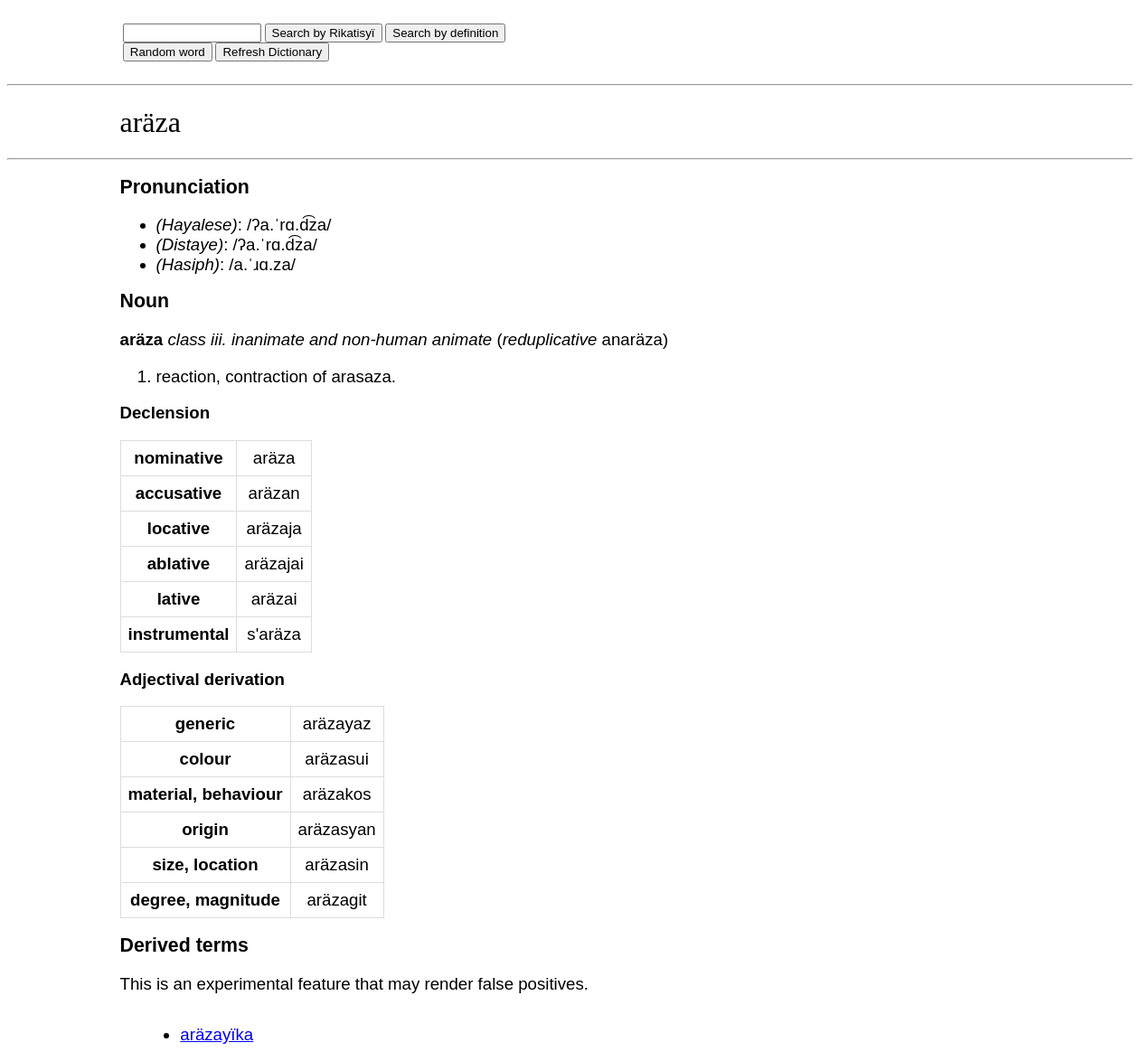
/wiki/aräza, run on the app's committed database.
### app/models.py (models this page shows, shortened)
class Dictionary(db.Model):
    __tablename__ = 'Dictionary'
    id: Mapped[int] = mapped_column(primary_key=True)
    word: so.Mapped[str] = so.mapped_column(sa.String(50), index=True)
    defin: so.Mapped[str] = so.mapped_column(sa.String(255), index=True)
    anim: so.Mapped[str] = so.mapped_column(sa.String(50), nullable=True)
    pos: so.Mapped[str] = so.mapped_column(sa.String(50), nullable=True)
    etym: so.Mapped[str] = so.mapped_column(sa.String(255), nullable=True)

### app/routes.py (the view, shortened to what this page needs)
@app.route("/wiki/")
@app.route("/wiki/<word>", methods=['GET', 'POST'])
def show_definition(word):
    form = searchWord()
    located = Dictionary.query.filter(Dictionary.word == word.strip().casefold()).all()
    retword = []
    for x in located:
        defin = x.defin.split("; ")
        print(defin)
        root = ""
        anim = ""
        neg = ""
        if x.anim:
            match x.anim:
                case "i.":
                    anim = "class i. human"
                case "ii.":
                    anim = "class ii. deitic"
                case "iii.":
                    anim = "class iii. inanimate and non-human animate"
        match neg[len(neg)-2:]:
            case "uu":
                neg = neg[:len(neg)-1] + "y"
            case "au":
                neg = neg[:len(neg) - 1] + "w/" + neg[:len(neg) - 2] + "uw" + neg[len(neg)-2]
        if "alt." in defin[0]:
            adef = defin[0].split(")")
            defin[0] = adef[1]
            alt = adef[0] + ")"
        else:
            alt = ""
        if ", from" in defin[len(defin)-1]:
            etym = "Derived from " + defin[len(defin)-1].split(", from")[len(defin[len(defin)-1].split(", from"))-1]
            defin[len(defin)-1] = defin[len(defin)-1].split(", from")[0]
        elif ", lit." in defin[len(defin)-1]:
            etym = "Derived from " + defin[len(defin) - 1].split(", lit.")[len(defin[len(defin)-1].split(", lit."))-1]
            defin[len(defin)-1] = defin[len(defin)-1].split(", lit.")[0]
        elif ", borrowed from" in defin[len(defin)-1]:
            etym = "Borrowed from " + defin[len(defin)-1].split(", borrowed from")[len(defin[len(defin)-1].split(", borrowed from"))-1]
            defin[len(defin)-1] = defin[len(defin)-1].split(", borrowed from")[0]
        elif ", root noun" in defin[len(defin)-1]:
            etym = "Derivation of root noun " + defin[len(defin)-1].split(", root noun")[len(defin[len(defin)-1].split(", root noun"))-1]
            defin[len(defin)-1] = defin[len(defin)-1].split(", root noun")[0]
        else:
            etym = ""
        retword.append(cs.definition(x.word.strip().casefold(),cs.genIPA(word),cs.genIPA_collo(cs.genIPA(word)),cs.genIPA_eng(cs.genIPA(word)),defin,anim,cs.posword(x.pos),etym,root,cs.getInf(x), alt, neg, cs.redup(x), cs.reflex(x.word)))
    if session.get('prev'):
        if session['prev']:
            form.word.data = session['prev']
    else:
        form.word.data = ""
    related = Dictionary.query.filter(Dictionary.word.icontains(word.strip().casefold()),Dictionary.word != word.strip().casefold()).order_by(collate(Dictionary.word, 'NOCASE')).all()
    return render_template('word.html', retword=retword, related=related, form=form)

### app/forms.py
class searchWord(FlaskForm):
    word = StringField('Search by word or definition:')
    submit = SubmitField('Search by Rikatisyï')
    defsubmit = SubmitField('Search by definition')
    random = SubmitField('Random word')
    refresh = SubmitField('Refresh Dictionary')

### app/scripts.py (called while the page is built, shortened)
def ipa(x):
    x = x.lower()
    x = x.replace("-","")
    for dia, mon in dia_b.items():
        x = x.replace(dia, mon)
    if (x[0] in vowels) is True:
        x = "ʔ" + x
    x = sylla(x)
    x = stress(x)
    for pref, fin in ipa_f.items():
        x = x.replace(pref, fin)
    return x

def sylla(x):
    if 1 <= len(x) <= 2:
        return x
    elif (x[0] in cons_b) and (x[1] in son_b):
        if x[1] == "y":
            x = x[:1] + "ʲ" + x[2:]
        elif x[1] == "u" and (x[2] in vowels):
            x = x[:1] + "ʷ" + x[2:]
    i = 1
    x = x + " "
    xlen = len(x)
    while i<=xlen-1:
        if (x[i] in vowels) and (x[i+1] in cons_b):
             if (x[i+2] in cons_b) and ((x[i+2] in son_b) is False):
                 x = x[:i+2] + "." + x[i+2:]
                 i+=1
             else:
                 x = x[:i+1] + "." + x[i+1:]
                 i+=1
        elif (x[i] in validph) is False:
            break
        i += 1
    if (x[len(x) - 3] == '.') and (x[len(x)-2] in cons_b):
        return x[:len(x)-3] + x[len(x)-2]
    else:
        return x[:-1]

def genIPA(name):
    splitname = re.split(" ",name)
    res = ""
    i=0
    while i<len(splitname):
        res = res + ipa(splitname[i])
        i += 1
        if i<len(splitname):
            res = res + " "
    return res

def genIPA_collo(name):
    for st, co in ipa_c.items():
        name = name.replace(st, co)
    for st, co in ipa_c2.items():
        if name.endswith(st):
            name = name.replace(st,co)
    return name

def genIPA_eng(name):
    for st, co in ipa_e.items():
        name = name.replace(st, co)
    return name

def posword(x):
    match x:
        case "n.":
            return "Noun"
        case "v.":
            return "Verb"
        case "stv.":
            return "Stative verb"
        case "intj.":
            return "Interjection"
        case "conj.":
            return "Conjunction"
        case "phr.":
            return "Phrase"
        case "aff.":
            return "Affix"
        case "part.":
            return "Particle"
        case _:
            return "Unimplemented"

### app/templates/word.html (shortened to what this page needs)
<!DOCTYPE html>
<html lang="en">
<head>
</head>
    <body>
    {% extends "base.html" %}
    {% block content %}
        <h1>{{ retword[0].word }}</h1>
        <hr>
        <h2>Pronunciation</h2>
        <ul>
            <li><i>(Hayalese)</i>: /{{ retword[0].ipa }}/</li>
            <li><i>(Distaye)</i>: /{{ retword[0].ipa_c }}/</li>
            <li><i>(Hasiph)</i>: /{{ retword[0].ipa_e }}/</li>
        </ul>
        {% for word in retword %}
        <h2>{{ word.pos }}</h2>
        {% if word.root == "" and (word.pos != "Affix" and word.pos != "Phrase" and word.pos != "Conjunction") %}
        <p><b>{{ word.word }} </b><i>{{ word.anim }}</i> {{ word.alt }} (<i>reduplicative</i> {{word.redup}})</p>
        {% endif %}
        <ol>
            {% for match in word.defin %}
            <li>{{ match }}</li>
            {% endfor %}
        </ol>
    {% if word.pos == "Noun" %}
    <p><b>Declension</b></p>
        <table><tbody>
        <tr>
            <td><b>nominative</b></td>
            <td>{{ word.word }}</td>
        </tr>
        <tr>
            <td><b>accusative</b></td>
            <td>{{ word.word }}{{ word.inf[0] }}</td>
        </tr>
        <tr>
            <td><b>locative</b></td>
            <td>{{ word.word }}{{ word.inf[1] }}</td>
        </tr>
        <tr>
            <td><b>ablative</b></td>
            <td>{{ word.word }}{{ word.inf[2] }}</td>
        </tr>
        <tr>
            <td><b>lative</b></td>
            <td>{{ word.word }}{{ word.inf[3] }}</td>
        </tr>
        <tr>
            <td><b>instrumental</b></td>
            <td>{{ word.inf[4] }}{{ word.word }}</td>
        </tr>
        </tbody>
        </table>
    {% endif %}
    {% if word.pos == "Noun" or word.pos == "Verb" or word.pos == "Stative verb" %}
    <p><b>Adjectival derivation</b></p>
        <table><tbody>
        <tr>
            <td><b>generic</b></td>
            <td>{{ word.word }}yaz</td>
        </tr>
        <tr>
            <td><b>colour</b></td>
            <td>{{ word.word }}sui</td>
        </tr>
        <tr>
            <td><b>material, behaviour</b></td>
            <td>{{ word.word }}kos</td>
        </tr>
        <tr>
            <td><b>origin</b></td>
            <td>{{ word.word }}syan</td>
        </tr>
        <tr>
            <td><b>size, location</b></td>
            <td>{{ word.word }}sin</td>
        </tr>
        <tr>
            <td><b>degree, magnitude</b></td>
            <td>{{ word.word }}git</td>
        </tr>
        </tbody>
        </table>
    {% endif %}
    {% endfor %}
    {% if related|length > 0 %}
    <h2>Derived terms</h2>
    <p>This is an experimental feature that may render false positives.</p>
    <div class="fourcol">
        <ul>
            {% for rel in related %}
            <li><a href="{{ url_for('show_definition', word=rel.word) }}">{{ rel.word }}</a></li>
            {% endfor %}
        </ul>
    </div>
    {% endif %}
    {% endblock %}

### app/templates/base.html (shortened to what this page needs)
<!DOCTYPE html>
<html lang="en">
<head>
    <link rel="stylesheet" href='/static/style.css' />
</head>
<body>
 <div class="navbar" style="display: flex; margin-left:5%">
        <form action="" method="post" novalidate style="text-align:center, margin-left:10%, margin-right:10%">
             <h4>{{ form.word(size=16) }} {{ form.submit }} {{ form.defsubmit }} {{ form.random }}
                 {{ form.refresh }} </h4>
        </form>
</div>
<hr>
{% block content %}{% endblock %}
</body>
</html>

### app/static/style.css (style rules this page uses)
p, th, td { color: black; font-family: "Arial", serif; font-size: 14pt; font-weight: 400; text-align: left; margin-left: 10%; margin-right: 10%; }
h1 { color: black; font-family: "Georgia", serif; font-size: 24pt; text-align: left; font-weight: 500; margin-left: 10%; margin-right: 10%; }
h2 { color: black; font-family: "Arial", sans-serif; font-size: 16pt; text-align: left; font-weight: 700; margin-left: 10%; margin-right: 10%; }
h4 { color: black; font-family: "Arial", sans-serif; font-size: 10pt; text-align: left; margin-left: 10%; margin-right: 10%; font-weight: 400; }
li { color: black; font-family: "Arial", sans-serif; font-size: 14pt; font-weight: 400; text-align: left; }
ul, ol { color: black; font-family: "Arial", sans-serif; font-size: 12pt; font-weight: 200; text-align: left; margin-left: 10%; }
.navbar { width: 100%; background-color: white; overflow: auto; }
tg, th, td { border: 1px solid #ddd; padding: 8px; text-align: center; vertical-align: left; }
table { border-collapse: collapse; margin-left: 10%; margin-right: auto; vertical-align: left; }
.fourcol { column-count: 4; margin-left: 10%; }

### data on the page
Dictionary: word "aräza", pos "Noun", anim "class iii. inanimate and non-human animate", redup "anaräza", defin "reaction, contraction of arasaza.", inf "n", inf "ja", inf "jai", inf "i", inf "s'"
Dictionary: word "aräzayïka"

### other printed values
{{ retword[0].ipa }} "ʔa.ˈrɑ.d͡za"
{{ retword[0].ipa_c }} "ʔa.ˈrɑ.d͡za"
{{ retword[0].ipa_e }} "a.ˈɹɑ.za"
